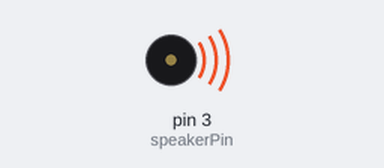
A sketch run on a simulated Arduino Uno, built with avr-gcc and run on an emulated ATmega328P. Parts: buzzer (waves = sounding).

Above: at 0.1 s.
At 13.6 s:
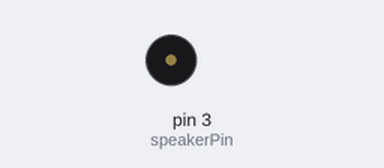
Timing chart, 0 to 15.1 s (numbered marks = the images above):
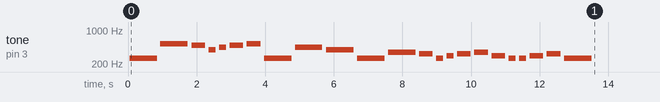

The sketch:

Over_The_Rainbow.ino
```cpp
/* Melody
 * (cleft) 2005 D. Cuartielles for K3
 *
 * This example uses a piezo speaker to play melodies.  It sends
 * a square wave of the appropriate frequency to the piezo, generating
 * the corresponding tone.
 *
 * The calculation of the tones is made following the mathematical
 * operation:
 *
 *       timeHigh = period / 2 = 1 / (2 * toneFrequency)
 *
 * where the different tones are described as in the table:
 *
 * note  frequency  period  timeHigh
 * b          233 Hz          4065  2033
 * c          261 Hz          3830  1915
 * d          294 Hz          3400  1700
 * e          329 Hz          3038  1519
 * f          349 Hz          2864  1432
 * g          392 Hz          2550  1275
 * a          440 Hz          2272  1136
 * b          493 Hz          2028 1014
 * C         523 Hz         1912  956
 *
 * http://www.arduino.cc/en/Tutorial/Melody
 */

int speakerPin = 3;                  // Grove Buzzer connect to D3


int length = 30; // the number of notes
char notes[] = "cCBgaBCcagcfecdefdccdec"; // a space represents a rest
int beats[] = { 4, 4, 2, 1, 1, 2, 2,4,4,4,4,4,2,1,1,2,2,2,1,1,2,2,4};
int tempo = 200;

void playTone(int tone, int duration) {
    for (long i = 0; i < duration * 1000L; i += tone * 2) {
        digitalWrite(speakerPin, HIGH);
        delayMicroseconds(tone);
        digitalWrite(speakerPin, LOW);
        delayMicroseconds(tone);
    }
}

void playNote(char note, int duration) {
    char names[] = {'c', 'd', 'e', 'f', 'g', 'a', 'B', 'C' };
    int tones[] = {1915, 1700, 1519, 1432, 1275, 1136, 1014, 956 };

    // play the tone corresponding to the note name
    for (int i = 0; i < 8; i++) {
        if (names[i] == note) {
            playTone(tones[i], duration);
        }
    }
}

void setup()
{
    pinMode(speakerPin, OUTPUT);
    for (int i = 0; i < length; i++)
    {
        if (notes[i] == ' ')
        {
            delay(beats[i] * tempo); // rest
        }
        else
        {
            playNote(notes[i], beats[i] * tempo);
        }

        // pause between notes
        delay(tempo / 2);
    }
}

void loop()
{

}
```
